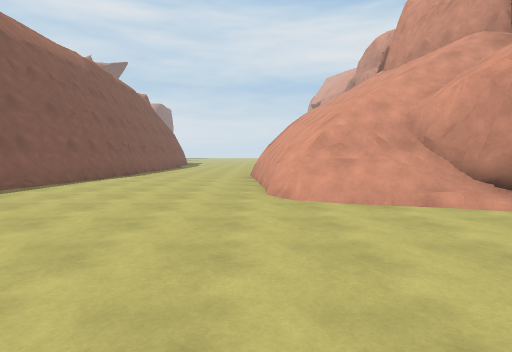
view 1 (above)

24 first-person views from a walk through a Unity game level. The camera is 1.4 m above the floor, tilts 4° down and sees 80° across. The floor is counted in squares, 2 m on a side. Each view is taken from the middle of a square. On the plan, view 1 faces up. The plan holds only what a view shows up to about 10 squares ahead; the rest is blank. The place goes on beyond the plan. Some animated figures are not drawn. Some surface patterns are stand-ins.

view 2
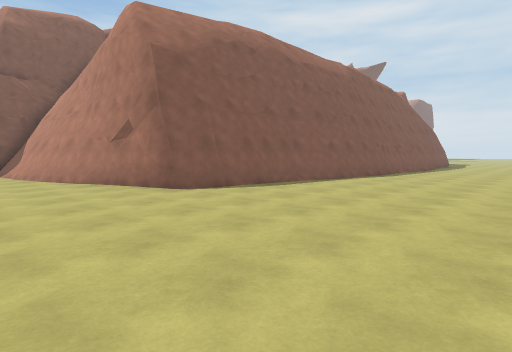

view 3
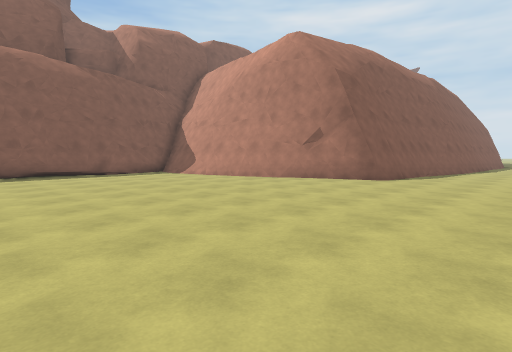

view 4
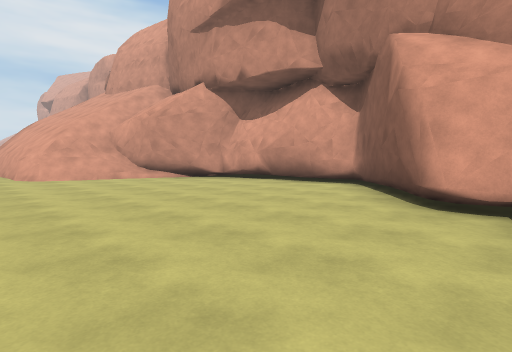

view 5
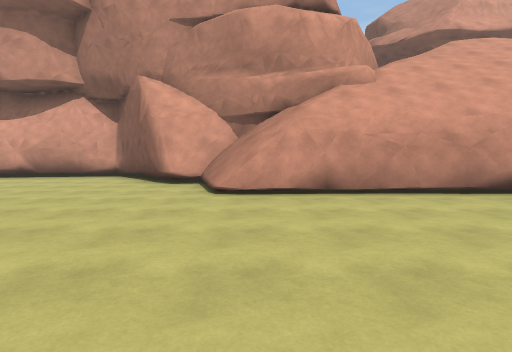

view 6
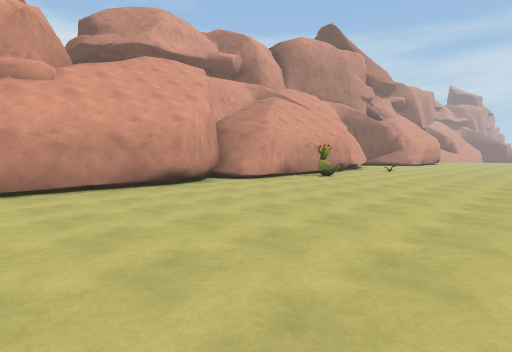

view 7
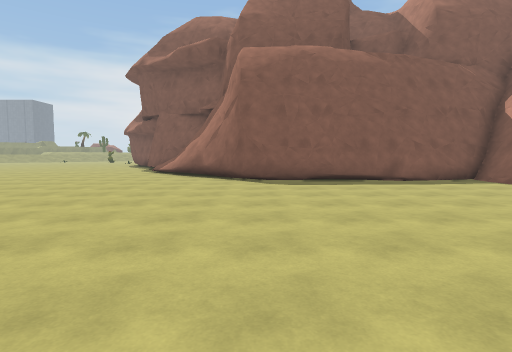

view 8
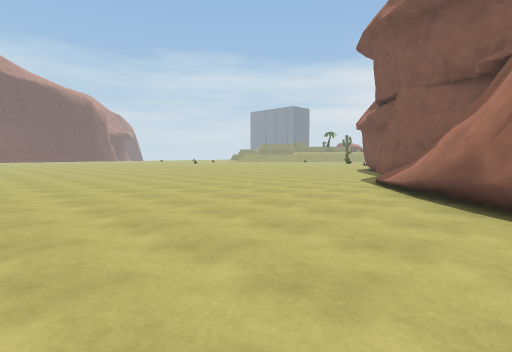

view 9
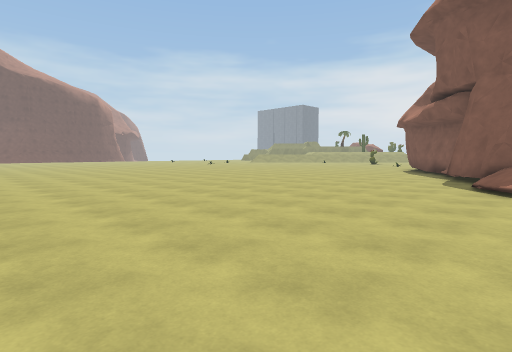

view 10
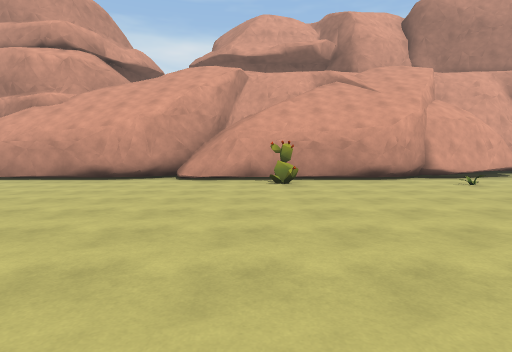

view 11
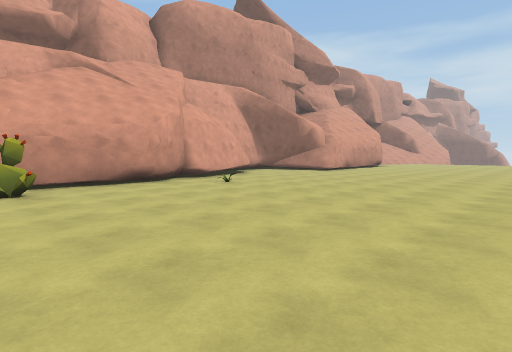

view 12
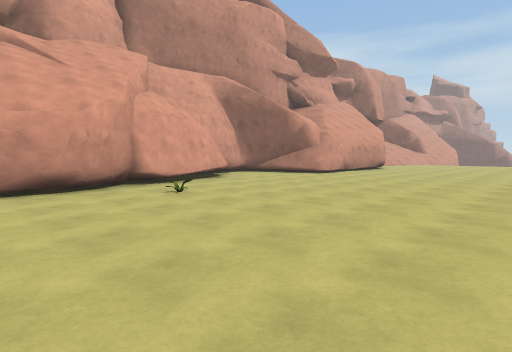

view 13
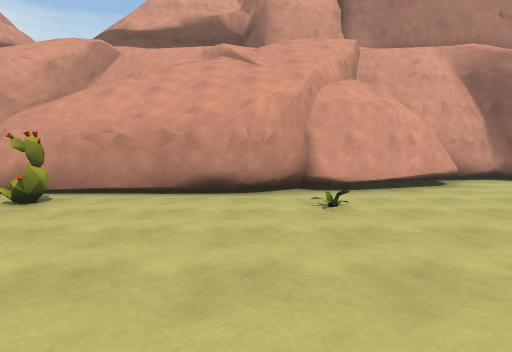

view 14
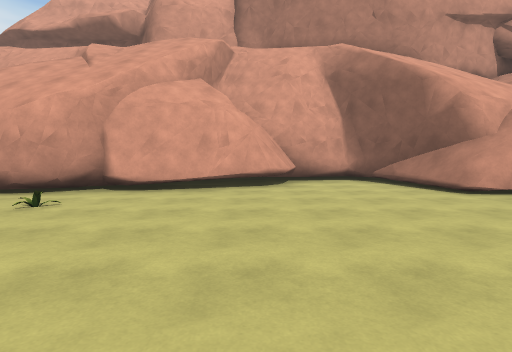

view 15
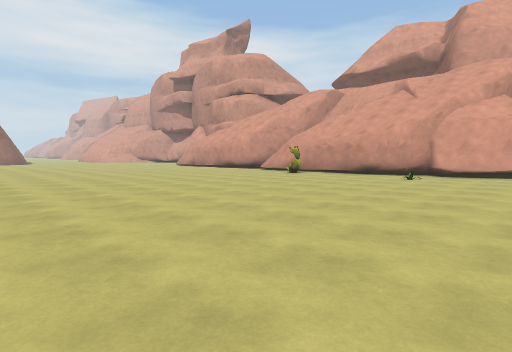

view 16
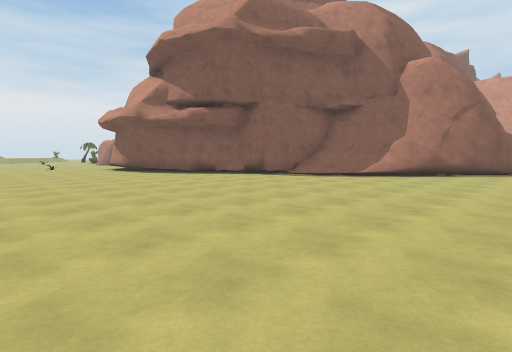

view 17
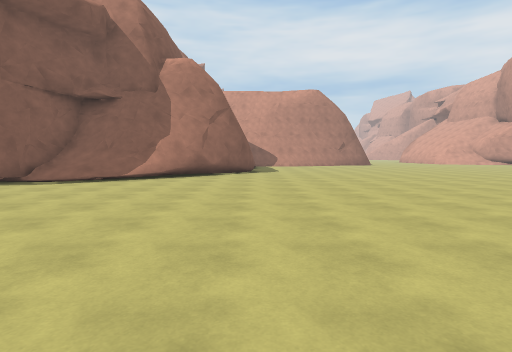

view 18
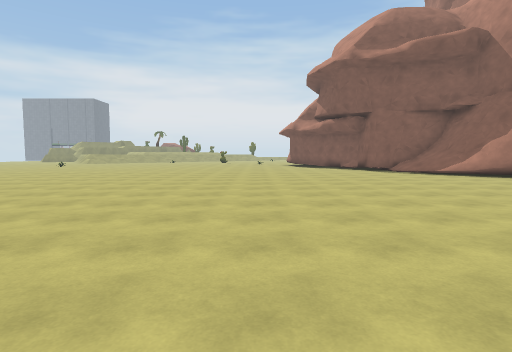

view 19
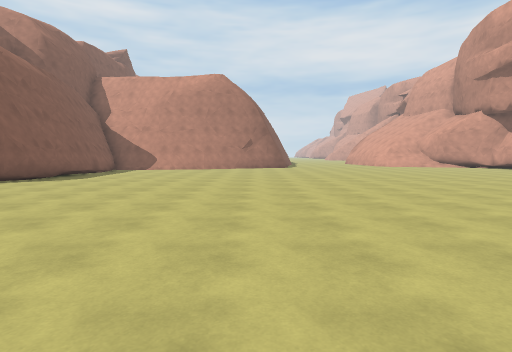

view 20
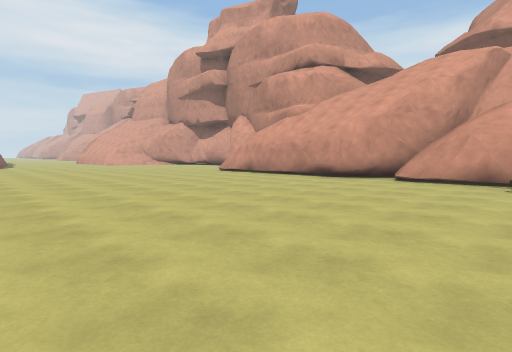

view 21
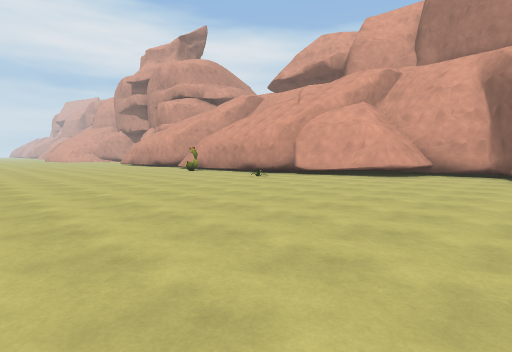

view 22
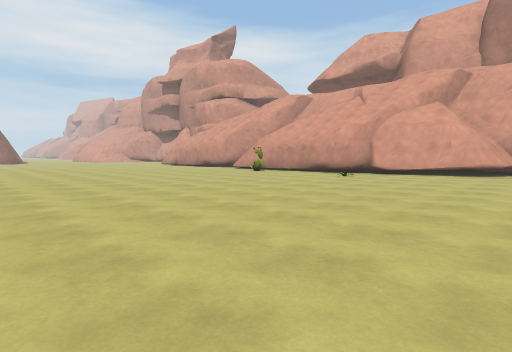

view 23
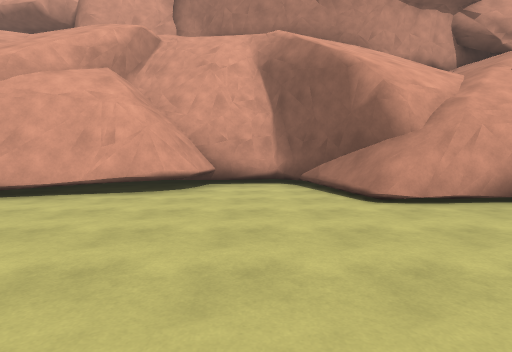

view 24
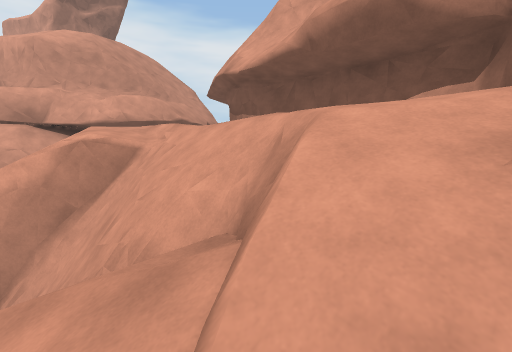

### Floor plan
Key: @ floor where view 1 was taken; # wall or solid block; . main floor; : floor 8.5 m higher than the main floor; / step, stairs or slope; = window, fence, low wall or low ledge; v drop or lower ground; C cactus; P plant.
Columns run from 20 left of view 1 to 9 right of it. Each row starts with its distance up from view 1.
 10                #....#
  9                #....#
  8                #....#
  7                #....##
  6               ##..../###
  5               #....../=##
  4               #.......//##
  3            ####..........#
  2       ######.............#
  1       ##.................##
  0       ##............@.....#
 -1       ##..................#
 -2        #..................#
 -3        #................###
 -4       ##.............../#
 -5       #...............#/#
 -6      ##...............//#
 -7  #####................//#
 -8  #/##................./=##
 -9 ##/=..................///##
-10 #.....................////
-11 ......................////
-12 ......................#////
-13 ....................../#//// #
-14 ......................//#////#
-15 ......................// #// #
-16 ....................C.// #/: #
-17 ......................///// /#
-18    ...................///=//##
-19     ..................//////#
-20     ...... .........P.#////##
-21     ....   ...........# v//#
-22     ...    ...........##vv/#
-23     ..     ............##v/#
-24            .............## #
-25            ..............###
-26              ...........###
-27              ........####

Where each view was taken, in squares from view 1:
view 1: 0 up, 0 right, facing up
view 2: 0 up, 0 right, facing up-left
view 3: 5 down, 2 left, facing up-left
view 4: 5 down, 1 left, facing up-right
view 5: 6 down, 4 left, facing right
view 6: 7 down, 5 left, facing down-right
view 7: 5 down, 5 left, facing left
view 8: 6 down, 10 left, facing down-left
view 9: 8 down, 10 left, facing down-left
view 10: 15 down, 7 left, facing right
view 11: 15 down, 6 left, facing down-right
view 12: 17 down, 5 left, facing down-right
view 13: 19 down, 4 left, facing right
view 14: 23 down, 4 left, facing right
view 15: 23 down, 9 left, facing up-right
view 16: 18 down, 12 left, facing up-left
view 17: 17 down, 13 left, facing up
view 18: 15 down, 6 left, facing left
view 19: 13 down, 7 left, facing up
view 20: 16 down, 7 left, facing up-right
view 21: 27 down, 7 left, facing up-right
view 22: 25 down, 9 left, facing up-right
view 23: 25 down, 3 left, facing right
view 24: 19 down, 4 right, facing up-right
